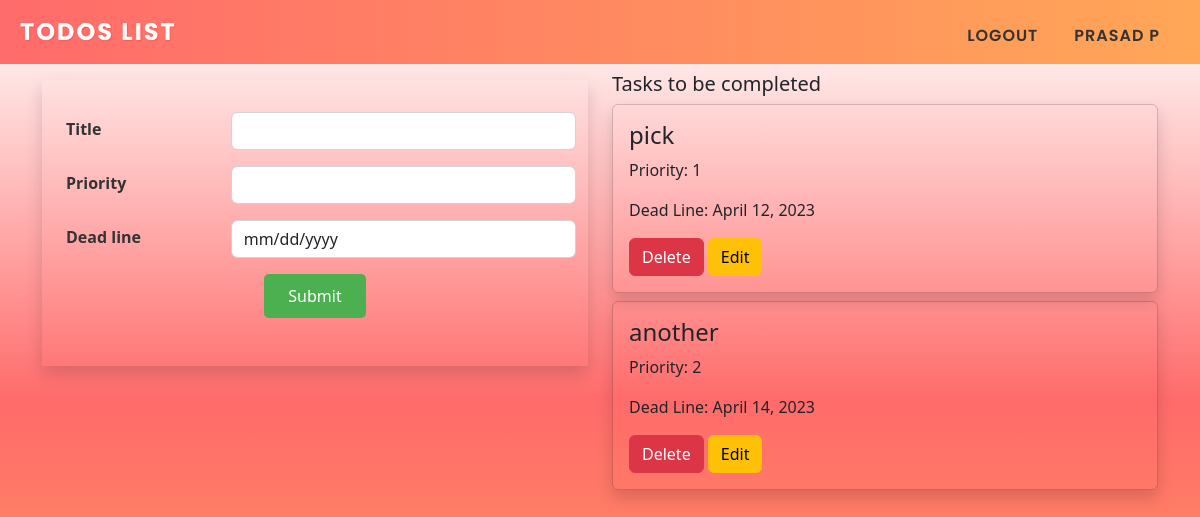
The page / (signed in) on the database as committed earlier.
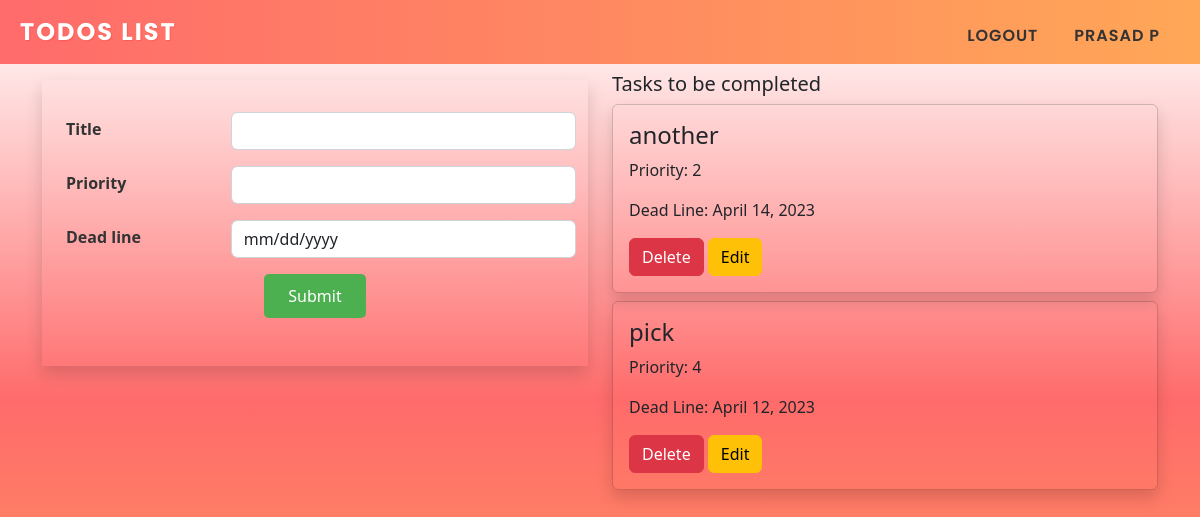
The same page on the database as committed later.
### todoapp/models.py (models this page shows, shortened)
class Task(models.Model):
    title = models.CharField(max_length=250)
    user = models.ForeignKey(User, on_delete=models.CASCADE)
    priority = models.IntegerField()
    date = models.DateField()

### todoapp/views.py (the view, shortened to what this page needs)
# urls.py: path('',views.index,name='index'),
@login_required(login_url='account:login')
def index(request):
    user = request.user
    tasks = Task.objects.filter(user=user).order_by('priority')
    form = TodoForm()
    return render(request, 'index.html', {'tasks': tasks, 'form': form,'today':date.today().strftime('%Y-%m-%d')})

### todoapp/forms.py
class TodoForm(forms.ModelForm):
    class Meta:
        model = Task
        fields = ['title', 'priority', 'date']

### templates/index.html (shortened to what this page needs)
 {% extends 'base.html' %}
    {% block body %}
    <div class="container">
        <div class="row">
                <div class="col-md-6 mt-2">
                        <form method="POST" class="shadow p-4 mt-2" action="{% url 'todoapp:index' %}">
                                <div class="form-label">
                                <div class="row mb-3 pt-2 form-group">
                                        <label for="title">Title</label>
                                        <input type="text" class="form-control" id="title" name="title">
                                </div>
                                <div class="row mb-3 form-group">
                                        <label for="priority">Priority</label>
                                        <input type="number" class="form-control" id="priority" name="priority">
                                </div>
                                <div class="row mb-3 form-group">
                                        <label for="session-date">Dead line</label>
                                        <input type="date" class="form-control" name="date" id="session-date" placeholder="Deadline" min="{{ today }}">
                                </div>
                                <div class="m-3 pb-2 text-center">
                                        <input class="btn btn-success todo-submit" type="submit">
                                </div>
                        </div>
                        </form>
                </div>
                <div class="col-md-6 mt-2">
                        <h5>Tasks to be completed</h5>
                {% if tasks %}
                    {% for task in tasks %}
                        <div class="card shadow mb-2">
                            <div class="card-body">
                                <h4 class="card-title">{{ task.title }}</h4>
                                <p class="card-text">Priority: {{ task.priority }}</p>
                                <p class="card-text">Dead Line: {{ task.date }}</p>
                                <a href="{% url 'todoapp:delete' task.id %}" class="btn btn-danger">Delete</a>
                                <a href="{% url 'todoapp:update' task.id %}" class="btn btn-warning">Edit</a>
                            </div>
                        </div>
                    {% endfor %}
                {% else %}
                    <p>No tasks found.</p>
                {% endif %}
                </div>
        </div>
    </div>
    {% endblock %}

Rows that differ between the two databases and show on the page:
shown differently, row unchanged: Task "another": moves up the list
changed Task "pick": priority "1" → "4"
